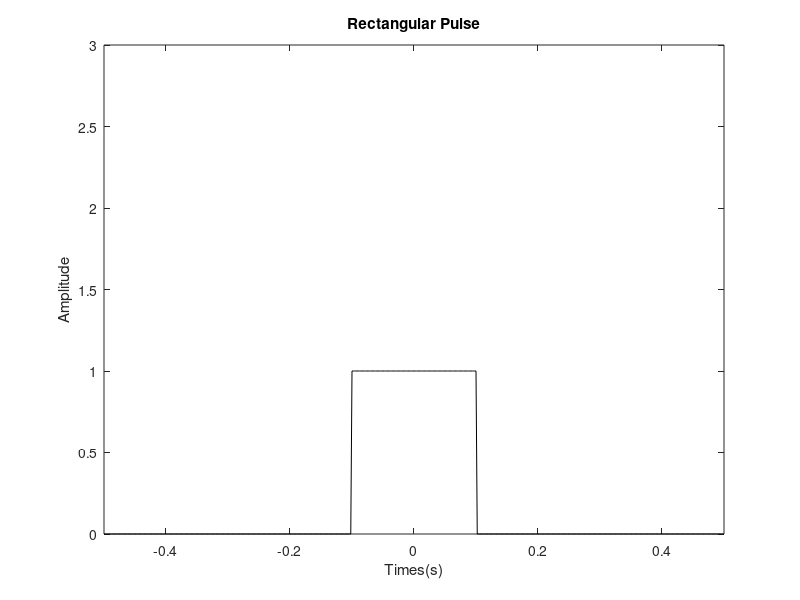
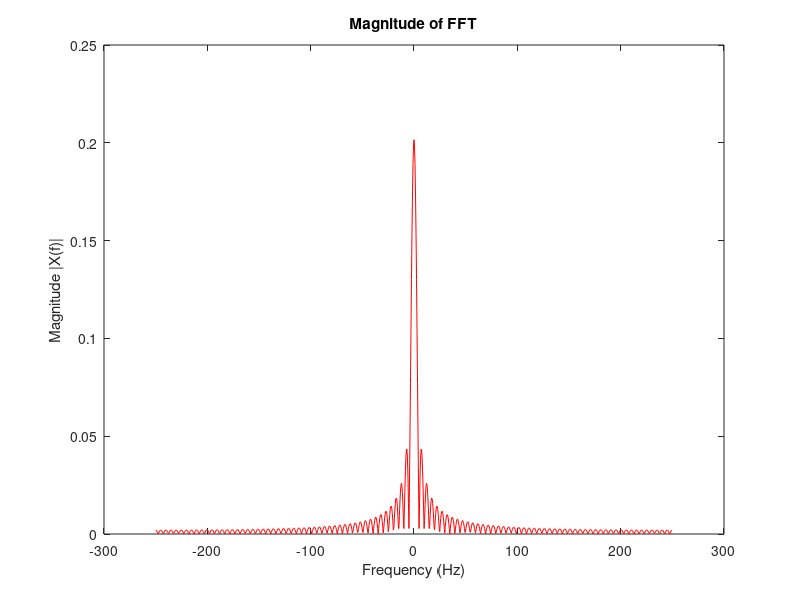

Source code (MATLAB) for these figures, in order:
fs = 500;             
T = 0.2;

t = -0.5:1/fs:0.5;

x=rectpuls(t,T);

plot(t,x,'k');
axis([-0.5 0.5 0 3]);
title('Rectangular Pulse');
xlabel('Times(s)');
ylabel('Amplitude');

L=length(x);
NFFT = 1024;

%FFT with FFTshift for both negative & positive frequencies
X = fftshift(fft(x,NFFT)); 
f = fs*(-NFFT/2:NFFT/2-1)/NFFT; %Frequency Vector
 
figure;
plot(f,abs(X)/(L),'r');
title('Magnitude of FFT');
xlabel('Frequency (Hz)')
ylabel('Magnitude |X(f)|');
